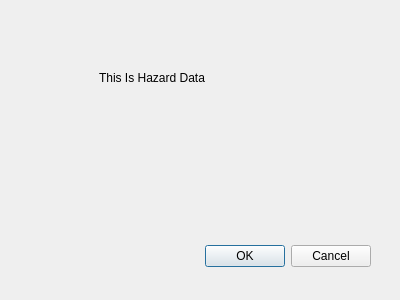
<?xml version="1.0" encoding="UTF-8"?>
<ui version="4.0">
 <class>Dialog</class>
 <widget class="QDialog" name="Dialog">
  <property name="geometry">
   <rect>
    <x>0</x>
    <y>0</y>
    <width>400</width>
    <height>300</height>
   </rect>
  </property>
  <property name="windowTitle">
   <string>Dialog</string>
  </property>
  <widget class="QDialogButtonBox" name="buttonBox">
   <property name="geometry">
    <rect>
     <x>30</x>
     <y>240</y>
     <width>341</width>
     <height>32</height>
    </rect>
   </property>
   <property name="orientation">
    <enum>Qt::Horizontal</enum>
   </property>
   <property name="standardButtons">
    <set>QDialogButtonBox::Cancel|QDialogButtonBox::Ok</set>
   </property>
  </widget>
  <widget class="QLabel" name="label">
   <property name="geometry">
    <rect>
     <x>99</x>
     <y>70</y>
     <width>166</width>
     <height>16</height>
    </rect>
   </property>
   <property name="text">
    <string>This Is Hazard Data</string>
   </property>
  </widget>
 </widget>
 <resources/>
 <connections>
  <connection>
   <sender>buttonBox</sender>
   <signal>accepted()</signal>
   <receiver>Dialog</receiver>
   <slot>accept()</slot>
   <hints>
    <hint type="sourcelabel">
     <x>248</x>
     <y>254</y>
    </hint>
    <hint type="destinationlabel">
     <x>157</x>
     <y>274</y>
    </hint>
   </hints>
  </connection>
  <connection>
   <sender>buttonBox</sender>
   <signal>rejected()</signal>
   <receiver>Dialog</receiver>
   <slot>reject()</slot>
   <hints>
    <hint type="sourcelabel">
     <x>316</x>
     <y>260</y>
    </hint>
    <hint type="destinationlabel">
     <x>286</x>
     <y>274</y>
    </hint>
   </hints>
  </connection>
 </connections>
</ui>
